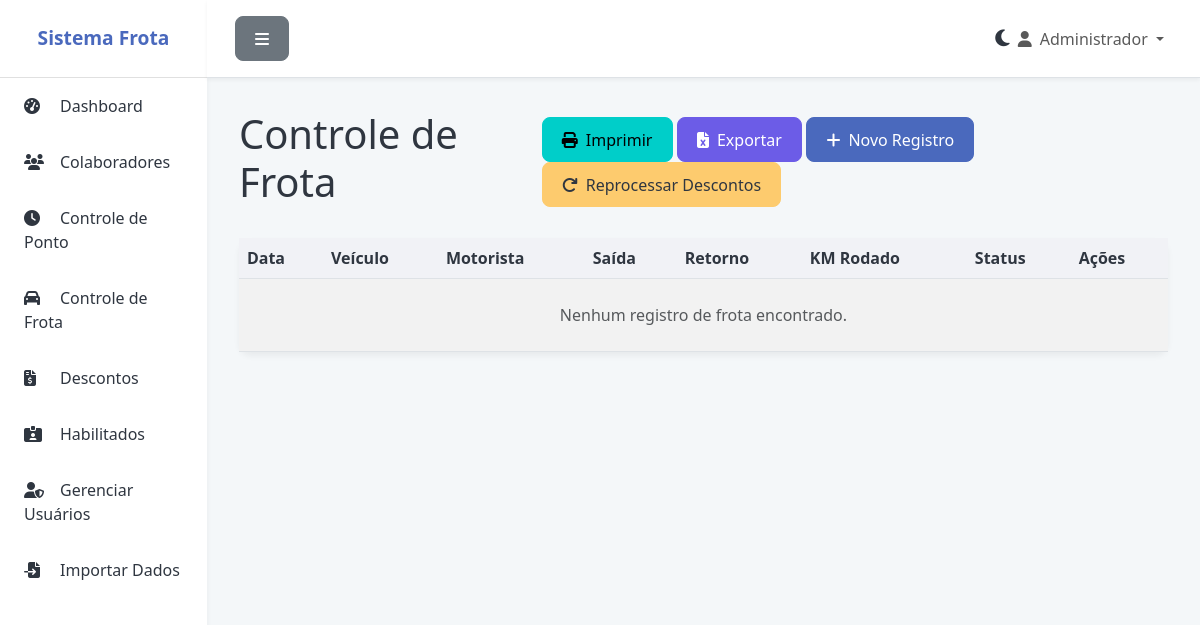
Page /frota (signed in) on the earlier database version.
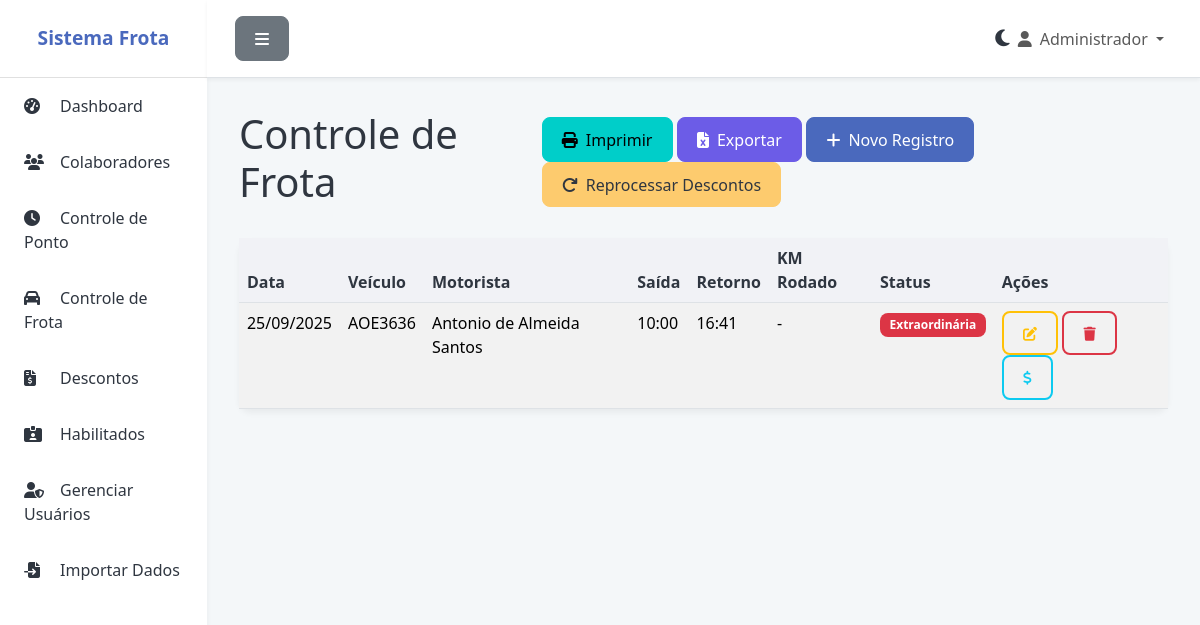
Same page on the later database version.
### app.py (models this page shows)
class Frota(db.Model):
    id = db.Column(db.Integer, primary_key=True)
    data = db.Column(db.Date, nullable=False)
    veiculo = db.Column(db.String(20), nullable=False)
    motorista_id = db.Column(db.Integer, db.ForeignKey('colaborador.id'), nullable=False)
    hora_saida = db.Column(db.Time)
    hora_retorno = db.Column(db.Time)
    km_inicial = db.Column(db.Float)
    km_final = db.Column(db.Float)
    observacao = db.Column(db.Text)
    status = db.Column(db.String(20), default='conforme')  # conforme ou extraordinaria
    criado_em = db.Column(db.DateTime, default=datetime.utcnow)

class Colaborador(db.Model):
    id = db.Column(db.Integer, primary_key=True)
    nome = db.Column(db.String(100), nullable=False)
    matricula = db.Column(db.String(50), unique=True, nullable=False)
    cpf = db.Column(db.String(14), unique=True)
    telefone = db.Column(db.String(20))
    email = db.Column(db.String(120))
    veiculo_vinculado = db.Column(db.String(20))
    ativo = db.Column(db.Boolean, default=True)
    vencimento_cnh = db.Column(db.Date)
    ultima_consulta = db.Column(db.Date)
    criado_em = db.Column(db.DateTime, default=datetime.utcnow)
    pontos = db.relationship('Ponto', backref='colaborador', lazy=True, cascade='all, delete-orphan')
    frotas = db.relationship('Frota', backref='motorista_obj', lazy=True)
    descontos = db.relationship('Desconto', backref='colaborador', lazy=True)

### app.py (the view)
@app.route('/frota')
@login_required
def frota():
    registros = Frota.query.order_by(Frota.data.desc()).all()
    colaboradores = Colaborador.query.filter_by(ativo=True).all()
    return render_template('frota.html', registros=registros, colaboradores=colaboradores)

### app.py (called while the page is built, shortened)
@login_manager.user_loader
def load_user(user_id):
    return Usuario.query.get(int(user_id))

@app.before_request
def create_tables():
    db.create_all()

### templates/frota.html (shortened to what this page needs)
{% extends "base.html" %}
{% block content %}
<div class="d-flex justify-content-between align-items-center mb-4">
    <h1 class="fw-light">Controle de Frota</h1>
    <div>
        <button onclick="window.print()" class="btn btn-info"><i class="fas fa-print me-2"></i>Imprimir</button>
        <a href="{{ url_for('exportar', tipo='frota') }}" class="btn btn-success"><i class="fas fa-file-excel me-2"></i>Exportar</a>
        <a href="{{ url_for('novo_frota') }}" class="btn btn-primary"><i class="fas fa-plus me-2"></i>Novo Registro</a>
        <a href="{{ url_for('reprocessar_descontos_frota') }}" class="btn btn-warning" onclick="return confirm('Tem certeza que deseja reprocessar todos os registros de frota?')"><i class="fas fa-redo me-2"></i>Reprocessar Descontos</a>
    </div>
</div>
<div class="card">
    <div class="card-body p-0">
        <div class="table-responsive">
            <table class="table table-striped table-hover mb-0">
                <thead class="bg-light">
                    <tr>
                        <th scope="col">Data</th>
                        <th scope="col">Veículo</th>
                        <th scope="col">Motorista</th>
                        <th scope="col">Saída</th>
                        <th scope="col">Retorno</th>
                        <th scope="col">KM Rodado</th>
                        <th scope="col">Status</th>
                        <th scope="col">Ações</th>
                    </tr>
                </thead>
                <tbody>
                    {% for registro in registros %}
                    <tr>
                        <td>{{ registro.data.strftime('%d/%m/%Y') }}</td>
                        <td>{{ registro.veiculo }}</td>
                        <td>{{ registro.motorista_obj.nome }}</td>
                        <td>{{ registro.hora_saida.strftime('%H:%M') if registro.hora_saida else '-' }}</td>
                        <td>{{ registro.hora_retorno.strftime('%H:%M') if registro.hora_retorno else '-' }}</td>
                        <td>
                            {% if registro.km_final and registro.km_inicial %}
                                {{ "%.1f"|format(registro.km_final - registro.km_inicial) }} km
                            {% else %}
                                -
                            {% endif %}
                        </td>
                        <td>
                            {% if registro.status == 'conforme' %}
                                <span class="badge bg-success">Conforme</span>
                            {% else %}
                                <span class="badge bg-danger">Extraordinária</span>
                            {% endif %}
                        </td>
                        <td>
                            <a href="{{ url_for('editar_frota', id=registro.id) }}" class="btn btn-sm btn-outline-warning" title="Editar"><i class="fas fa-edit"></i></a>
                            <a href="{{ url_for('excluir_frota', id=registro.id) }}" class="btn btn-sm btn-outline-danger" title="Excluir" onclick="return confirm('Tem certeza que deseja excluir este registro?')"><i class="fas fa-trash"></i></a>
                            <a href="{{ url_for('verificar_desconto_frota', id=registro.id) }}" class="btn btn-sm btn-outline-info" title="Verificar Desconto"><i class="fas fa-dollar-sign"></i></a>
                        </td>
                    </tr>
                    {% else %}
                    <tr>
                        <td colspan="8" class="text-center text-muted py-4">Nenhum registro de frota encontrado.</td>
                    </tr>
                    {% endfor %}
                </tbody>
            </table>
        </div>
    </div>
</div>
{% endblock %}

Differences in the rows shown:
added Frota: data "25/09/2025", veiculo "AOE3636", motorista_obj.nome "Antonio de Almeida Santos", hora_saida "10:00", hora_retorno "16:41", status "Extraordinária"
Other differences:
text no longer shown: "Nenhum registro de frota encontrado."
